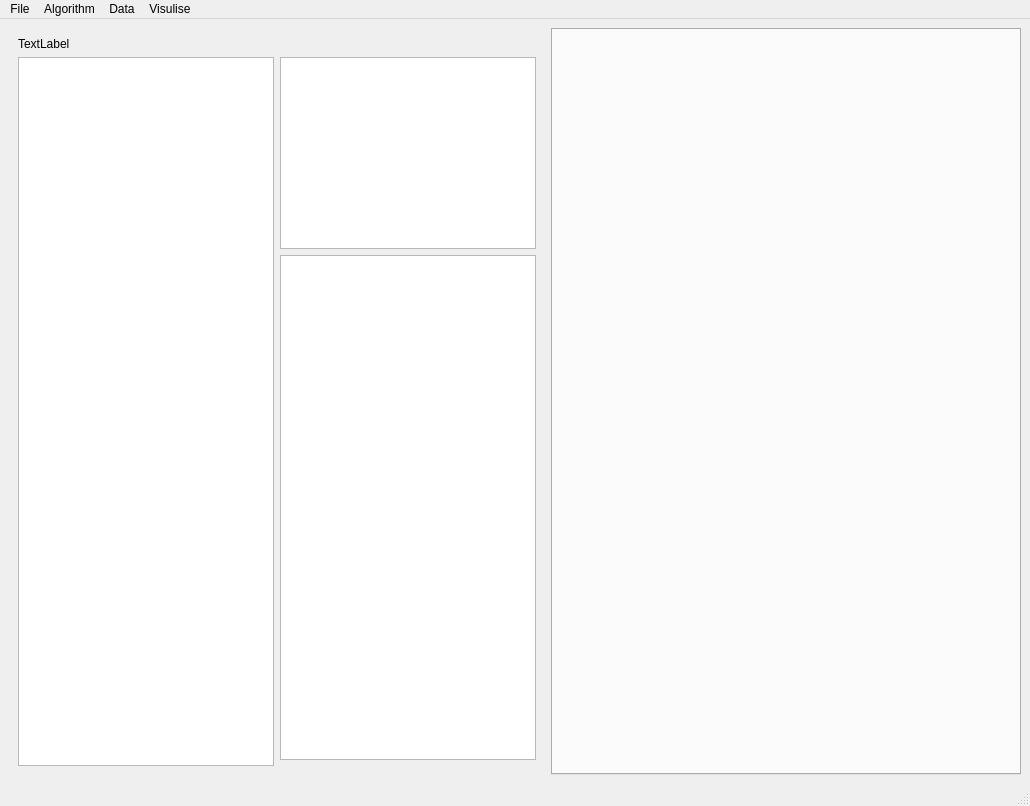
<?xml version="1.0" encoding="UTF-8"?>
<ui version="4.0">
 <class>MainWindow</class>
 <widget class="QMainWindow" name="MainWindow">
  <property name="geometry">
   <rect>
    <x>0</x>
    <y>0</y>
    <width>1030</width>
    <height>806</height>
   </rect>
  </property>
  <property name="windowTitle">
   <string>MainWindow</string>
  </property>
  <widget class="QWidget" name="centralwidget">
   <layout class="QHBoxLayout" name="horizontalLayout_2">
    <item>
     <widget class="QWidget" name="widget" native="true">
      <layout class="QGridLayout" name="gridLayout_2">
       <item row="1" column="0" rowspan="5">
        <widget class="QTableView" name="data_table">
         <property name="showGrid">
          <bool>true</bool>
         </property>
        </widget>
       </item>
       <item row="4" column="1">
        <widget class="QTextBrowser" name="console"/>
       </item>
       <item row="1" column="1" rowspan="3">
        <widget class="QListView" name="data_list">
         <property name="editTriggers">
          <set>QAbstractItemView::NoEditTriggers</set>
         </property>
        </widget>
       </item>
       <item row="0" column="0" colspan="2">
        <widget class="QLabel" name="visulise_image">
         <property name="text">
          <string>TextLabel</string>
         </property>
        </widget>
       </item>
      </layout>
     </widget>
    </item>
    <item>
     <widget class="QTabWidget" name="ide_tabs">
      <property name="tabShape">
       <enum>QTabWidget::Rounded</enum>
      </property>
      <property name="currentIndex">
       <number>-1</number>
      </property>
     </widget>
    </item>
   </layout>
   <zorder>ide_tabs</zorder>
   <zorder>widget</zorder>
  </widget>
  <widget class="QMenuBar" name="menubar">
   <property name="geometry">
    <rect>
     <x>0</x>
     <y>0</y>
     <width>1030</width>
     <height>21</height>
    </rect>
   </property>
   <widget class="QMenu" name="menuFile">
    <property name="title">
     <string>File</string>
    </property>
    <addaction name="actionSave"/>
    <addaction name="actionSave_As"/>
    <addaction name="actionOpen"/>
    <addaction name="actionSettings"/>
   </widget>
   <widget class="QMenu" name="menuAlgorithm">
    <property name="title">
     <string>Algorithm</string>
    </property>
    <addaction name="drop_algo_open"/>
    <addaction name="drop_algo_save"/>
    <addaction name="actionSave_As_2"/>
    <addaction name="drop_algo_new"/>
    <addaction name="actionClose"/>
    <addaction name="drop_algo_run"/>
   </widget>
   <widget class="QMenu" name="menuData">
    <property name="title">
     <string>Data</string>
    </property>
    <addaction name="drop_data_addData"/>
   </widget>
   <widget class="QMenu" name="menuVisulise">
    <property name="title">
     <string>Visulise</string>
    </property>
   </widget>
   <addaction name="menuFile"/>
   <addaction name="menuAlgorithm"/>
   <addaction name="menuData"/>
   <addaction name="menuVisulise"/>
  </widget>
  <widget class="QStatusBar" name="statusbar"/>
  <action name="actionSave">
   <property name="text">
    <string>Save</string>
   </property>
  </action>
  <action name="actionSave_As">
   <property name="text">
    <string>Save As</string>
   </property>
  </action>
  <action name="actionOpen">
   <property name="text">
    <string>Open</string>
   </property>
  </action>
  <action name="actionSettings">
   <property name="text">
    <string>Settings</string>
   </property>
  </action>
  <action name="drop_algo_open">
   <property name="text">
    <string>Open</string>
   </property>
  </action>
  <action name="drop_algo_save">
   <property name="text">
    <string>Save</string>
   </property>
  </action>
  <action name="actionSave_As_2">
   <property name="text">
    <string>Save As</string>
   </property>
  </action>
  <action name="drop_algo_new">
   <property name="text">
    <string>New</string>
   </property>
  </action>
  <action name="drop_data_addData">
   <property name="text">
    <string>Add Data File</string>
   </property>
  </action>
  <action name="actionClose">
   <property name="text">
    <string>Close</string>
   </property>
  </action>
  <action name="drop_algo_run">
   <property name="text">
    <string>Run Current</string>
   </property>
  </action>
 </widget>
 <resources/>
 <connections/>
</ui>
